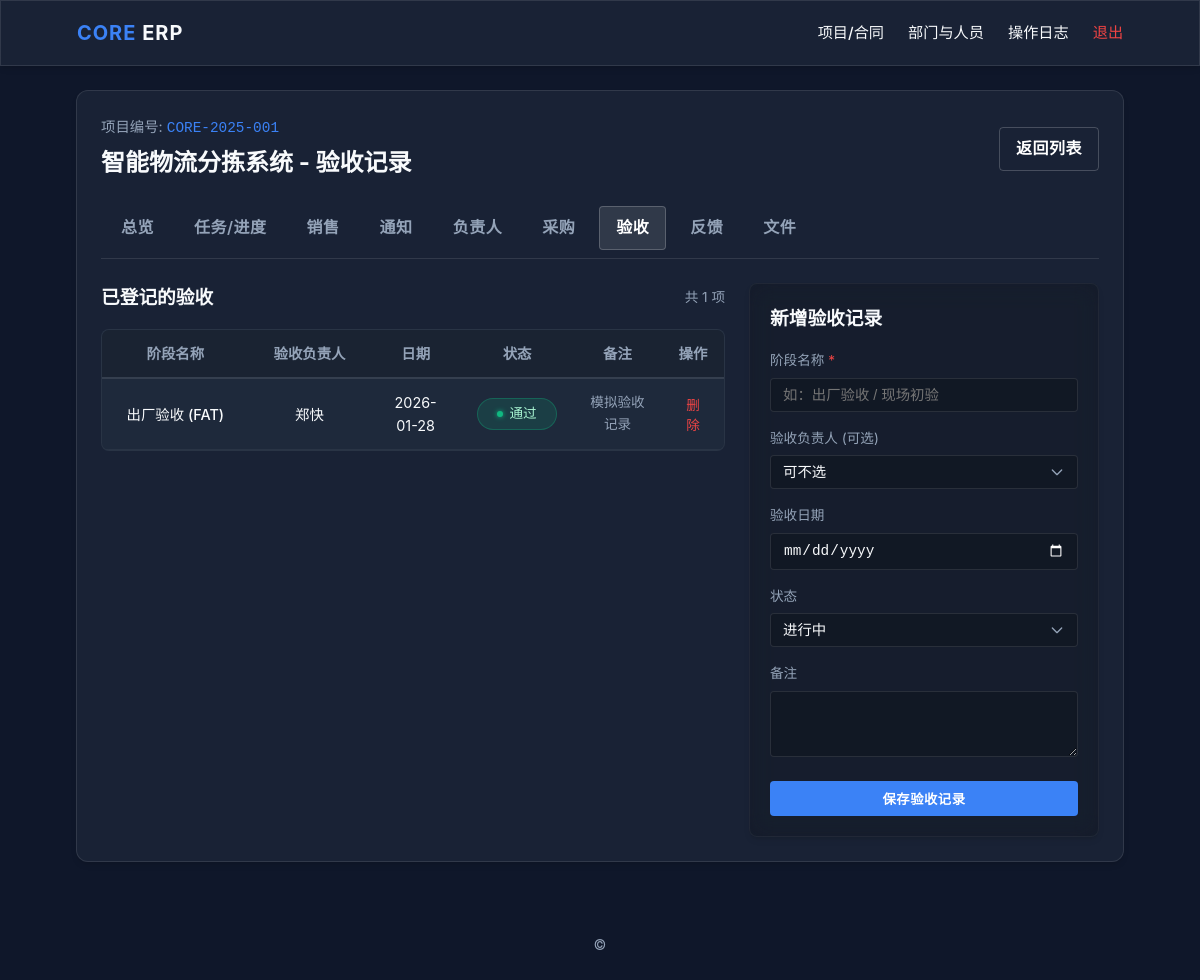
Page /contracts/1/acceptances (signed in) on the committed database.
### core/models.py (models this page shows)
class Contract(db.Model):
    __tablename__ = 'contracts'
    id = db.Column(db.Integer, primary_key=True)
    company_id = db.Column(db.Integer, db.ForeignKey('companies.id'), nullable=False)
    company = db.relationship('Company', back_populates='contracts')
    project_code = db.Column(db.String(50), nullable=False, unique=True)
    contract_number = db.Column(db.String(50), nullable=False)
    name = db.Column(db.String(200), nullable=False)
    planned_delivery_date = db.Column(db.Date, nullable=True)
    client_manager = db.Column(db.String(100))
    client_contact = db.Column(db.String(200))
    our_manager = db.Column(db.String(100))
    status = db.Column(db.String(50), default='新建')
    status_note = db.Column(db.String(500), nullable=True)  # 手工状态备注
    created_at = db.Column(db.DateTime, default=datetime.utcnow)
    created_by_id = db.Column(db.Integer, db.ForeignKey('users.id'))
    created_by = db.relationship('User', backref='contracts')

class Acceptance(db.Model):
    __tablename__ = 'acceptances'
    id = db.Column(db.Integer, primary_key=True)
    contract_id = db.Column(db.Integer, db.ForeignKey('contracts.id'), nullable=False)
    stage_name = db.Column(db.String(100), nullable=False)          # 阶段名称
    person_id = db.Column(db.Integer, db.ForeignKey('persons.id'), nullable=True)  # 验收负责人
    date = db.Column(db.Date, nullable=False)                       # 验收日期
    status = db.Column(db.String(50), nullable=False, default='进行中')  # 进行中 / 通过 / 不通过
    remarks = db.Column(db.String(500))                             # 备注
    contract = db.relationship('Contract', backref='acceptances')
    person = db.relationship('Person', backref='acceptances')

class Person(db.Model):
    __tablename__ = 'persons'
    id = db.Column(db.Integer, primary_key=True)
    name = db.Column(db.String(100), nullable=False)
    position = db.Column(db.String(100))
    department_id = db.Column(db.Integer, db.ForeignKey('departments.id'))
    department = db.relationship('Department', backref='persons')

### core/contracts.py (the view, shortened to what this page needs)
@contracts_bp.route('/<int:contract_id>/acceptances', methods=['GET', 'POST'])
@login_required
def manage_acceptances(contract_id):
    user_id = session.get('user_id')
    user = User.query.get(user_id) if user_id else None
    contract = Contract.query.get_or_404(contract_id)
    records = (
        Acceptance.query.filter_by(contract_id=contract.id)
        .order_by(Acceptance.date.asc(), Acceptance.id.asc())
        .all()
    )
    persons = Person.query.order_by(Person.id.asc()).all()
    return render_template(
        'contracts/acceptances.html',
        user=user,
        contract=contract,
        records=records,
        persons=persons,
    )

### core/contracts.py (called while the page is built)
def login_required(view):
    @wraps(view)
    def wrapped_view(**kwargs):
        if 'user_id' not in session:
            flash('请先登录')
            return redirect(url_for('auth.login'))
        return view(**kwargs)
    return wrapped_view

### core/services/common_utils.py (called while the page is built)
    def get_runtime_headers(self):
        payload = f"Powered by {self._sys_id}".encode()
        encoded_sig = base64.b64encode(payload).decode()
        return {
            "X-Runtime-ID": self._env_hash,                # Formerly X-System-Integrity
            "X-Content-Hash": encoded_sig                  # Formerly X-Engine-Signature
        }

    def inject_runtime_metadata(self, context=None):
        if context is None:
            context = {}
        context['__build_ref__'] = f"bld-{self._env_hash}"
        context['__maintainer_ref__'] = self._sys_id
        return context

### core/templates/contracts/acceptances.html (shortened to what this page needs)
{% extends 'base.html' %}
{% block content %}
<div class="glass-panel" style="padding: 24px; border-radius: 12px; margin-bottom: 24px;">
    <div style="display: flex; justify-content: space-between; align-items: center; margin-bottom: 24px;">
        <div>
            <div style="font-size: 0.9rem; color: var(--color-text-sub);">项目编号: <span style="color: var(--color-primary); font-family: monospace;">{{ contract.project_code }}</span></div>
            <h2 style="margin: 4px 0 0 0; font-size: 1.5rem; font-weight: 700;">{{ contract.name }} - 验收记录</h2>
        </div>
        <a href="{{ url_for('contracts.list_contracts') }}" class="btn-industrial" style="background: transparent; border: 1px solid rgba(255,255,255,0.2);">返回列表</a>
    </div>
    <div style="display: flex; gap: 8px; margin-bottom: 24px; overflow-x: auto; padding: 12px 4px 8px 4px; border-bottom: 1px solid rgba(255,255,255,0.1); position: relative; z-index: 5; margin-top: -12px;">
        <a href="{{ url_for('contracts.contract_overview', contract_id=contract.id) }}" class="btn-industrial" style="background: transparent; border: none; color: var(--color-text-sub);">总览</a>
        <a href="{{ url_for('contracts.manage_tasks', contract_id=contract.id) }}" class="btn-industrial" style="background: transparent; border: none; color: var(--color-text-sub);">任务/进度</a>
        <a href="{{ url_for('contracts.manage_sales', contract_id=contract.id) }}" class="btn-industrial" style="background: transparent; border: none; color: var(--color-text-sub);">销售</a>
        <a href="{{ url_for('contracts.notify_contract', contract_id=contract.id) }}" class="btn-industrial" style="background: transparent; border: none; color: var(--color-text-sub);">通知</a>
        <a href="{{ url_for('contracts.manage_leaders', contract_id=contract.id) }}" class="btn-industrial" style="background: transparent; border: none; color: var(--color-text-sub);">负责人</a>
        <a href="{{ url_for('contracts.manage_procurements', contract_id=contract.id) }}" class="btn-industrial" style="background: transparent; border: none; color: var(--color-text-sub);">采购</a>
        <a href="{{ url_for('contracts.manage_acceptances', contract_id=contract.id) }}" class="btn-industrial" style="background: rgba(255,255,255,0.1); border: 1px solid rgba(255,255,255,0.2);">验收</a>
        <a href="{{ url_for('contracts.manage_feedbacks', contract_id=contract.id) }}" class="btn-industrial" style="background: transparent; border: none; color: var(--color-text-sub);">反馈</a>
        <a href="{{ url_for('contracts.manage_files', contract_id=contract.id) }}" class="btn-industrial" style="background: transparent; border: none; color: var(--color-text-sub);">文件</a>
    </div>
    <div style="display: grid; grid-template-columns: 1fr 350px; gap: 24px;">
        <div>
            <div style="display: flex; justify-content: space-between; align-items: center; margin-bottom: 16px;">
                <h3 style="margin: 0;">已登记的验收</h3>
                <div style="font-size: 0.85rem; color: var(--color-text-sub);">共 {{ records|length }} 项</div>
            </div>
            {% if records %}
            <div class="table-container">
                <table class="ind-table">
                    <thead>
                        <tr>
                            <th style="width: 25%;">阶段名称</th>
                            <th style="width: 20%;">验收负责人</th>
                            <th style="width: 15%;">日期</th>
                            <th style="width: 15%;">状态</th>
                            <th style="width: 15%;">备注</th>
                            <th style="width: 10%; text-align: right;">操作</th>
                        </tr>
                    </thead>
                    <tbody>
                        {% for r in records %}
                        <tr>
                            <td style="font-weight: 500;">{{ r.stage_name }}</td>
                            <td>{{ r.person.name if r.person else '-' }}</td>
                            <td>{{ r.date }}</td>
                            <td>
                                {% set status_class = 'status-badge' %}
                                {% if r.status == '通过' %}
                                    {% set status_class = 'status-badge accepted' %}
                                {% elif r.status == '不通过' %}
                                    {% set status_class = 'status-badge danger' %}
                                {% elif r.status == '进行中' %}
                                    {% set status_class = 'status-badge processing' %}
                                {% endif %}
                                <span class="{{ status_class }}">{{ r.status }}</span>
                            </td>
                            <td style="font-size: 0.85rem; color: var(--color-text-sub);">{{ r.remarks or '-' }}</td>
                            <td style="text-align: center;">
                                <form method="post" action="{{ url_for('contracts.delete_acceptance', contract_id=contract.id, acc_id=r.id) }}" style="display:inline; margin:0;">
                                    <button type="submit" onclick="return confirm('确认删除该验收记录？');" class="btn-text" style="color: var(--color-danger); background: transparent; border: none; cursor: pointer; font-size: 0.85rem;">
                                        删除
                                    </button>
                                </form>
                            </td>
                        </tr>
                        {% endfor %}
                    </tbody>
                </table>
            </div>
            {% else %}
            <div style="text-align: center; padding: 48px; color: var(--color-text-sub); border: 1px dashed rgba(255,255,255,0.1); border-radius: 8px;">
                暂无验收记录，请在右侧添加。
            </div>
            {% endif %}
        </div>
        <div class="glass-panel" style="padding: 20px; border-radius: 8px; border: 1px solid rgba(255,255,255,0.05); background: rgba(0,0,0,0.2); height: fit-content;">
            <h3 style="margin: 0 0 16px 0;">新增验收记录</h3>
            <form method="post">
                <div class="form-group" style="margin-bottom: 16px;">
                    <label style="display: block; font-size: 0.85rem; color: var(--color-text-sub); margin-bottom: 6px;">阶段名称 <span style="color: var(--color-danger);">*</span></label>
                    <input type="text" name="stage_name" class="form-control" style="width: 100%; box-sizing: border-box;" placeholder="如：出厂验收 / 现场初验" required>
                </div>
                <div class="form-group" style="margin-bottom: 16px;">
                    <label style="display: block; font-size: 0.85rem; color: var(--color-text-sub); margin-bottom: 6px;">验收负责人 (可选)</label>
                    <select name="person_id" class="form-control" style="width: 100%;">
                        <option value="">可不选</option>
                    </select>
                </div>
                <div class="form-group" style="margin-bottom: 16px;">
                    <label style="display: block; font-size: 0.85rem; color: var(--color-text-sub); margin-bottom: 6px;">验收日期</label>
                    <input type="date" name="date" class="form-control" style="width: 100%; box-sizing: border-box;">
                </div>
                <div class="form-group" style="margin-bottom: 16px;">
                    <label style="display: block; font-size: 0.85rem; color: var(--color-text-sub); margin-bottom: 6px;">状态</label>
                    <select name="status" class="form-control" style="width: 100%;">
                        <option value="进行中">进行中</option>
                    </select>
                </div>
                <div class="form-group" style="margin-bottom: 16px;">
                    <label style="display: block; font-size: 0.85rem; color: var(--color-text-sub); margin-bottom: 6px;">备注</label>
                    <textarea name="remarks" class="form-control" style="width: 100%; box-sizing: border-box;" rows="3"></textarea>
                </div>
                <button type="submit" class="btn-industrial" style="width: 100%;">保存验收记录</button>
            </form>
        </div>
    </div>
</div>
{% endblock %}

### core/static/css/theme.css (style rules this page uses)
:root { --color-bg-deep: #0f172a; --color-surface: #1e293b; --color-primary: #3b82f6; --color-accent: #10b981; --color-warning: #f59e0b; --color-danger: #ef4444; --color-text-main: #f8fafc; --color-text-sub: #94a3b8; --spacing-unit: 8px; --border-radius-card: 12px; --glass-blur: 12px; }
*, *::before, *::after { box-sizing: border-box; }
body { background-color: var(--color-bg-deep); color: var(--color-text-main); color-scheme: dark; font-family: "Inter", system-ui, -apple-system, BlinkMacSystemFont, "Segoe UI", Roboto, Helvetica, Arial, sans-serif; margin: 0; padding: 0; line-height: 1.6; -webkit-font-smoothing: antialiased; min-height: 100vh; display: flex; flex-direction: column; }

### core/static/css/components.css (style rules this page uses)
.glass-panel { backdrop-filter: blur(var(--glass-blur)); -webkit-backdrop-filter: blur(var(--glass-blur)); background: rgba(30, 41, 59, 0.7); border: 1px solid rgba(255, 255, 255, 0.1); box-shadow: 0 4px 6px -1px rgba(0, 0, 0, 0.1), 0 2px 4px -1px rgba(0, 0, 0, 0.06); }
.btn-industrial { background-color: var(--color-primary); color: #fff; padding: var(--spacing-unit) calc(var(--spacing-unit) * 2); border-radius: 4px; border: none; font-weight: 600; cursor: pointer; transition: all 0.2s ease; text-transform: uppercase; letter-spacing: 0.5px; display: inline-flex; align-items: center; justify-content: center; text-decoration: none; }
.status-badge { display: inline-flex; align-items: center; justify-content: center; padding: 4px 12px; border-radius: 9999px; font-size: 0.85rem; font-weight: 500; background-color: rgba(255, 255, 255, 0.05); border: 1px solid rgba(255, 255, 255, 0.1); color: var(--color-text-main); white-space: nowrap; min-width: 80px; }
.status-badge::before { content: ''; display: inline-block; width: 6px; height: 6px; border-radius: 50%; margin-right: 6px; background-color: var(--color-text-sub); }
.status-badge.success, .status-badge.accepted { background-color: rgba(16, 185, 129, 0.15); border-color: rgba(16, 185, 129, 0.3); color: #a7f3d0; }
.status-badge.success::before, .status-badge.accepted::before { background-color: #10b981; box-shadow: 0 0 5px #10b981; }
.form-control { background-color: rgba(0, 0, 0, 0.2); border: 1px solid rgba(255, 255, 255, 0.1); color: var(--color-text-main); padding: 8px 12px; border-radius: 4px; font-size: 0.9rem; transition: all 0.2s ease; outline: none; }
select.form-control { appearance: none; -webkit-appearance: none; background-repeat: no-repeat; background-position: right 12px center; background-size: 16px; padding-right: 32px; }
option { background-color: #1e293b; color: #fff; }
.table-container { width: 100%; overflow-x: auto; border-radius: 8px; border: 1px solid rgba(255,255,255,0.05); background-color: var(--color-surface); }
.ind-table { width: 100%; border-collapse: collapse; font-size: 0.9rem; }
.ind-table thead th { position: sticky; top: 0; background-color: #1a2332; color: var(--color-text-sub); font-weight: 600; text-align: center !important; padding: 12px 16px; border-bottom: 2px solid rgba(255,255,255,0.1); white-space: nowrap; z-index: 10; }
.ind-table tbody td { padding: 12px 16px; border-bottom: 1px solid rgba(255,255,255,0.05); color: var(--color-text-main); vertical-align: middle; text-align: center; }

### rows in the picture
Contract: project_code "CORE-2025-001", name "智能物流分拣系统"
Acceptance: stage_name "出厂验收 (FAT)", person "郑快", date "2026-01-28", status "通过", remarks "模拟验收记录"

### other values in the picture
{{ records|length }} "1"
